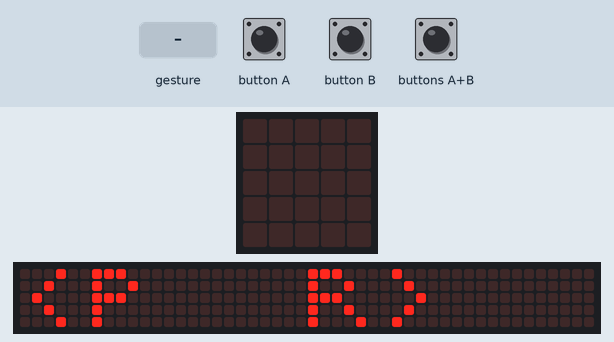
Recording of a program running on a simulated BBC micro:bit (MakeCode). Shown: the board's 5×5 LED display, a strip that is not on the board, showing the scrolling text unrolled. Inputs (shaded band) come from the test bench. Random numbers come from a fixed seed; a tilt is held for 1.5 s and a shake lasts 1 s, then the board lies face up again; the 48×5 strip is a reading aid, not a part: it shows the text the display is scrolling, unrolled, one strip-width of it at a time.

Above: at 5.9 s.
7.6 s: button A pressed for 0.15 s
At 8.3 s:
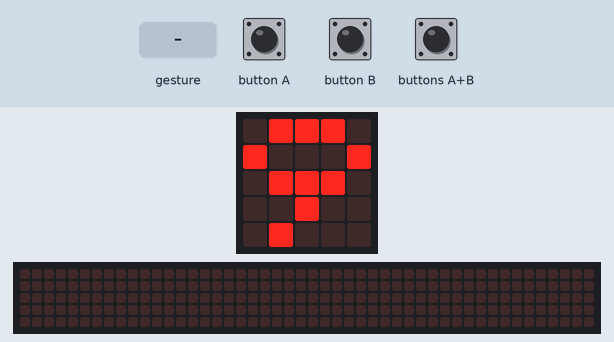
10.7 s: button B pressed for 0.15 s
At 11.4 s:
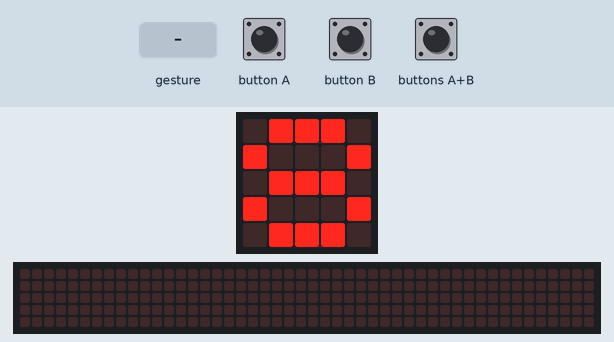
At 13.57 s:
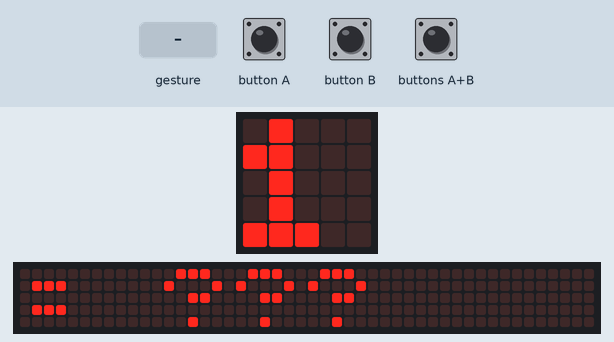
13.8 s: button A pressed for 0.15 s
14.5 s: buttons A+B pressed for 0.15 s
15.2 s: gesture 'shake'
18.2 s: buttons A+B pressed for 0.15 s
At 24.07 s:
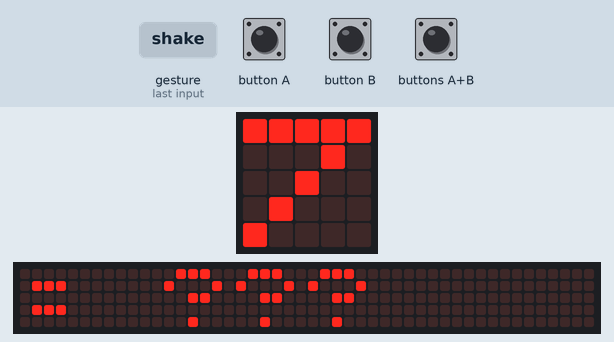

The program:

main.ts
```typescript
input.onButtonPressed(Button.A, function on_button_pressed_a() {

    if (nivel == 0) {
        num1 = randint(0, 10)
        num2 = randint(0, 10)
    } else {
        num1 = randint(0, 100)
        num2 = randint(0, 100)
    }

    basic.showNumber(num1)
    basic.pause(1000)
    if (operacao == 0) {
        basic.showString("+")
    } else if (operacao == 1) {
        basic.showString("-")
    } else if (operacao == 2) {
        basic.showString("x")
    } else if (operacao == 3) {
        basic.showString("/")
    }

    basic.pause(1000)
    basic.showNumber(num2)
    basic.pause(1000)
    basic.showString("= ???")
})
input.onGesture(Gesture.Shake, function on_gesture_shake() {

    operacao = randint(0, 3)
})
//  alterna entre os niveis de dificuldade
input.onButtonPressed(Button.AB, function on_button_pressed_ab() {

    if (nivel == 0) {
        nivel = 1
    } else {
        nivel = 0
    }

})
input.onButtonPressed(Button.B, function on_button_pressed_b() {
    if (operacao == 0) {
        basic.showNumber(num1 + num2)
    } else if (operacao == 1) {
        basic.showNumber(num1 - num2)
    } else if (operacao == 2) {
        basic.showNumber(num1 * num2)
    } else if (operacao == 3) {
        basic.showNumber(num1 / num2)
    }

})
let num2 = 0
let num1 = 0
let nivel = 0
let operacao = 0
basic.showString("<P  R>")
operacao = randint(0, 3)
nivel = 0
```

test.ts
```typescript
// testes vão aqui; isto não será compilado quando este pacote for usado como uma extensão.
```

Measured:
- after the input at 7.6 s, the display: changes after 0.15 s (image 1)
- what the display in image 0 shows lasts 0.4 s, from 5.9 s to 6.3 s
- what the display in image 1 shows lasts 1.7 s, from 7.8 s to 9.5 s
- what the display in image 2 shows lasts 0.7 s, from 10.9 s to 11.6 s
